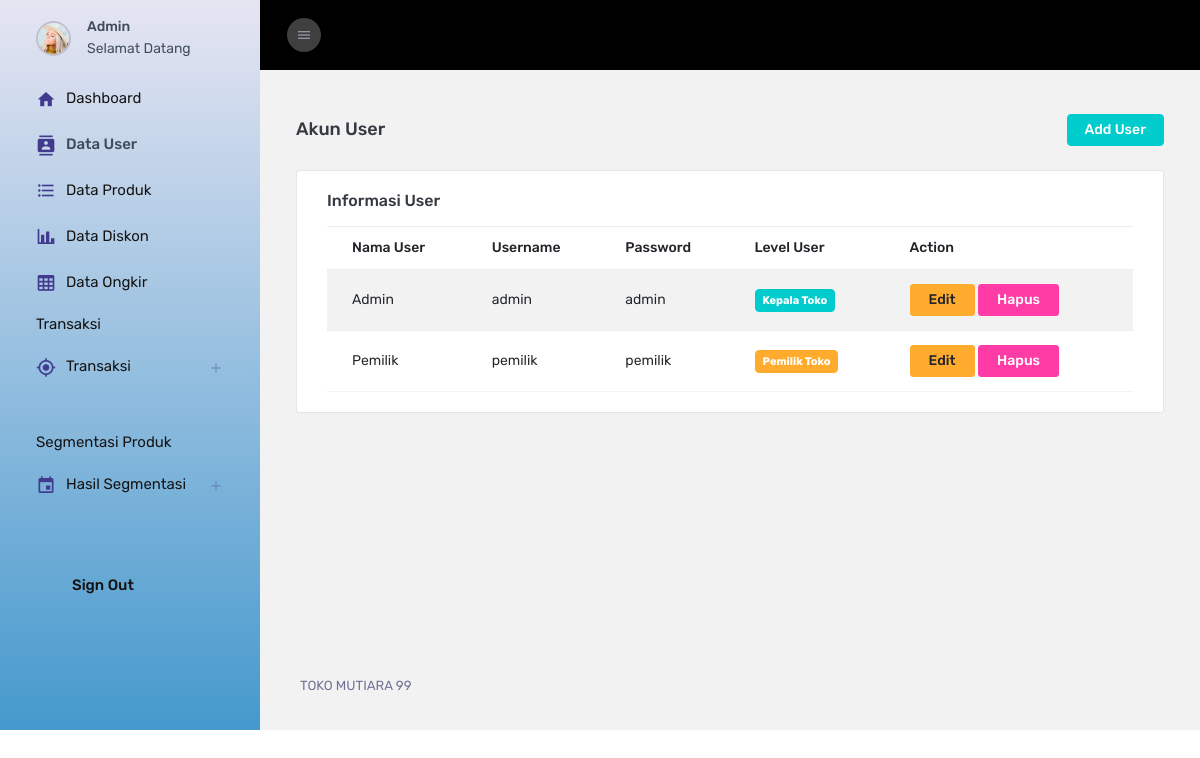
The app's page /Admin/cUser (signed in) with its own data.
### tables this page shows
CREATE TABLE `user` (
  `id_user` int(11) NOT NULL,
  `nama_user` varchar(125) NOT NULL,
  `username` varchar(125) NOT NULL,
  `password` varchar(125) NOT NULL,
  `level_user` int(11) NOT NULL
);

### application/controllers/Admin/cUser.php (called while the page is built, shortened)
<?php
class cUser extends CI_Controller
{
	public function __construct()
	{
		$this->load->model('mUser');
	}
	function index()
	{
		$data = array(
			'user' => $this->mUser->select()
		);
		$this->load->view('Admin/Layout/head');
		$this->load->view('Admin/User/vUser', $data);
		$this->load->view('Admin//Layout/footer');
	}
}

### index.php (called while the page is built, shortened)
<?php
require_once BASEPATH.'core/CodeIgniter.php';

### application/models/mUser.php (called while the page is built, shortened)
<?php
class mUser extends CI_Model
{
	public function select()
	{
		$this->db->select('*');
		$this->db->from('user');
		return $this->db->get()->result();
	}
}

### application/views/Admin/User/vUser.php (the view, shortened to what this page needs)
<div class="main-panel">
	<div class="content-wrapper">
		<div class="page-header">
			<h3 class="page-title">Akun User</h3>
			<div class="d-flex">
				<a href="<?= base_url('Admin/cUser/create') ?>" class="btn btn-sm ml-3 btn-success"> Add User </a>
			</div>
		</div>
		<div class="row">
			<div class="col-lg-12 grid-margin stretch-card">
				<div class="card">
					<div class="card-body">
						<h4 class="card-title">Informasi User</h4>
						<div class="table-responsive">
							<table class="table table-striped">
								<thead>
									<tr>
										<th>Nama User</th>
										<th>Username</th>
										<th>Password</th>
										<th>Level User</th>
										<th>Action</th>
									</tr>
								</thead>
								<tbody>
									<?php
									foreach ($user as $key => $value) {
									?>
										<tr>
											<td><?= $value->nama_user ?></td>
											<td><?= $value->username ?></td>
											<td><?= $value->password ?></td>
											<td><?php
												if ($value->level_user == '1') {
												?>
													<span class="badge badge-success">Kepala Toko</span>
												<?php
												} else {
												?>
													<span class="badge badge-warning">Pemilik Toko</span>
												<?php
												}
												?>
											</td>
											<td>
												<a href="<?= base_url('Admin/cUser/update/' . $value->id_user) ?>" class="btn btn-warning"> Edit </a>
												<a href="<?= base_url('Admin/cUser/delete/' . $value->id_user) ?>" class="btn btn-danger"> Hapus </a>
											</td>
										</tr>
									<?php
									}
									?>
								</tbody>
							</table>
						</div>
					</div>
				</div>
			</div>
		</div>
	</div>

### records on screen
user: nama_user "Admin", username "admin", password "admin", level_user "Kepala Toko"
user: nama_user "Pemilik", username "pemilik", password "pemilik", level_user "Pemilik Toko"
